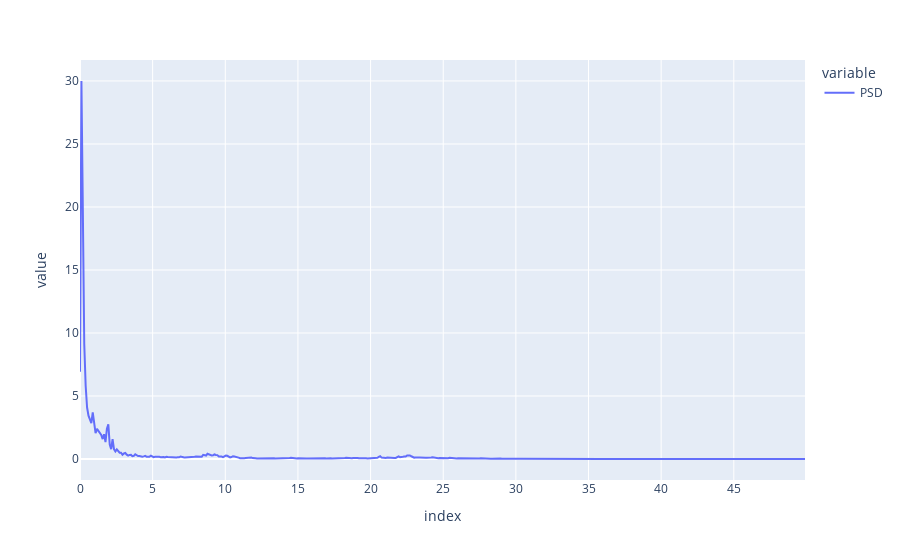

The notebook cell this image was saved under:
### Code cell
f_gyro, Pxx_gyro = signal.welch(gyro_data.z.values, float(gyro_fs), nperseg=1024)
px.line(pd.DataFrame(index=f_gyro, data=dict(PSD=Pxx_gyro)))

### Figure 1 — Plotly figure (JSON) as saved in the notebook; plotly's stock layout.template omitted (floating-point values rounded to 4 significant figures; data arrays with more than 128 entries replaced by an {"elided": "..."} marker saying what was removed)
{"data": [{"hovertemplate": "variable=PSD<br>index=%{x}<br>value=%{y}<extra></extra>", "legendgroup": "PSD", "line": {"color": "#636efa", "dash": "solid"}, "marker": {"symbol": "circle"}, "mode": "lines", "name": "PSD", "orientation": "v", "showlegend": true, "type": "scatter", "x": {"elided": "513 float values"}, "xaxis": "x", "y": {"elided": "513 float values"}, "yaxis": "y"}], "layout": {"legend": {"title": {"text": "variable"}, "tracegroupgap": 0}, "margin": {"t": 60}, "xaxis": {"anchor": "y", "domain": [0, 1], "title": {"text": "index"}}, "yaxis": {"anchor": "x", "domain": [0, 1], "title": {"text": "value"}}}}
